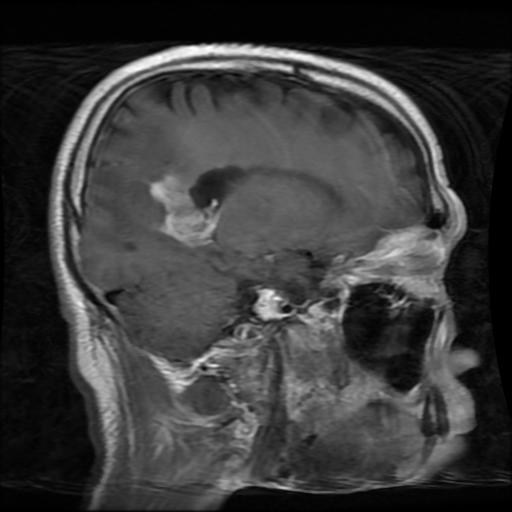
#> input picture dataset/Testing/glioma/Te-gl_101.jpg, 512 x 512 px, found by its file name; its folder holds 3 pictures in this run
$ python train_model.py
#> lines starting #> are read from the running program, lines starting #| are printed output that depends on the picture
import os
import cv2
import numpy as np
import pickle
from sklearn.model_selection import train_test_split
from sklearn.preprocessing import MinMaxScaler
from sklearn.linear_model import LogisticRegression
from sklearn.metrics import accuracy_score

# Defines the dataset path - User must popuplate this!
DATASET_PATH = "dataset"  # Folder containing 4 class folders: glioma, meningioma, notumor, pituitary

X = []
y = []

labels = ["glioma", "meningioma", "notumor", "pituitary"]

# Check if dataset exists before proceeding
if not os.path.exists(DATASET_PATH):
    print(f"Error: Dataset directory '{DATASET_PATH}' not found.")
    print("Please create the 'dataset' folder and add the 'glioma', 'meningioma', 'notumor', and 'pituitary' subfolders with images.")
    exit(1)

print("Loading images...")

for label_index, label in enumerate(labels):
    folder_path = os.path.join(DATASET_PATH, label)

    if not os.path.exists(folder_path):
        print(f"Warning: Folder '{folder_path}' does not exist. Skipping.")
        continue

    for img_name in os.listdir(folder_path):
        img_path = os.path.join(folder_path, img_name)

        try:
            img = cv2.imread(img_path)
#> img is the input picture: shape (512, 512, 3); min 0, max 255, mean 58.6
            if img is None:
                continue

            img = cv2.cvtColor(img, cv2.COLOR_BGR2GRAY)
#> img: shape (512, 512)
            img = cv2.resize(img, (200, 200))
#> img: shape (200, 200)
            img = cv2.medianBlur(img, 5)
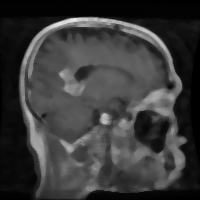
#> img: shape (200, 200); min 0, max 231, mean 57.8

            img = img.flatten()

            X.append(img)
            y.append(label_index)
        except Exception as e:
            print(f"Error processing {img_path}: {e}")
#> pass 2 of the loop `for label_index, label in enumerate(labels):`:
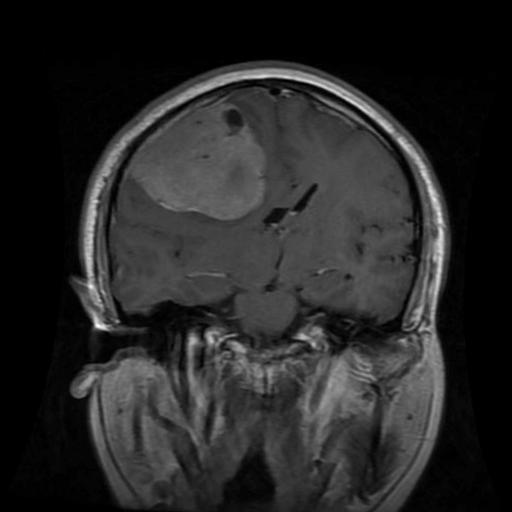
#> input picture dataset/Testing/meningioma/Te-aug-me_103.jpg, 512 x 512 px, found by its file name
#> img is the input picture: shape (512, 512, 3); min 0, max 255, mean 38.4
#> `img = cv2.medianBlur(img, 5)`:
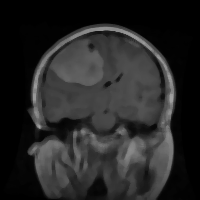
#> img: shape (200, 200); min 0, max 162, mean 38

if not X:
    print("No images found. Please check your dataset.")
    exit(1)

X = np.array(X)
y = np.array(y)

print(f"Loaded {len(X)} images. Splitting and training...")

# Scale features
scaler = MinMaxScaler()
X = scaler.fit_transform(X)

# Split
X_train, X_test, y_train, y_test = train_test_split(X, y, test_size=0.2, random_state=42)

# Train model
model = LogisticRegression(max_iter=1000)
model.fit(X_train, y_train)

# Accuracy
pred = model.predict(X_test)
print("Accuracy:", accuracy_score(y_test, pred))

# Save model & scaler
pickle.dump(model, open("model.pkl", "wb"))
pickle.dump(scaler, open("scaler.pkl", "wb"))

print("Model saved successfully! 'model.pkl' and 'scaler.pkl' are ready.")
